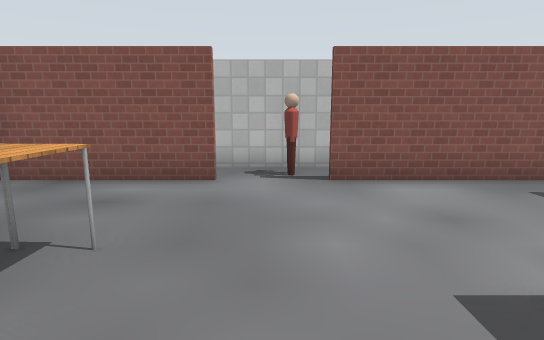
View 1 (above)

17 first-person views from a walk through a Gazebo world. The camera is 1.3 m above the floor, tilts 10° down and sees 80° across. The floor is counted in squares, 1 m on a side. Each view is taken from the middle of a square. On the plan, view 1 faces up. The plan holds only what a view shows up to about 14 squares ahead; the rest is blank. The place goes on beyond the plan. Simple patterns stand in for the simulator's built-in surfaces. Simple shapes stand in for some stock models.

View 2
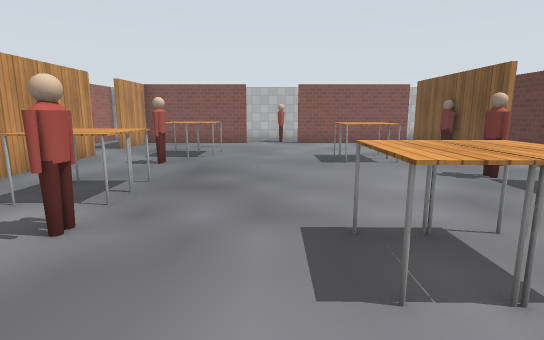

View 3
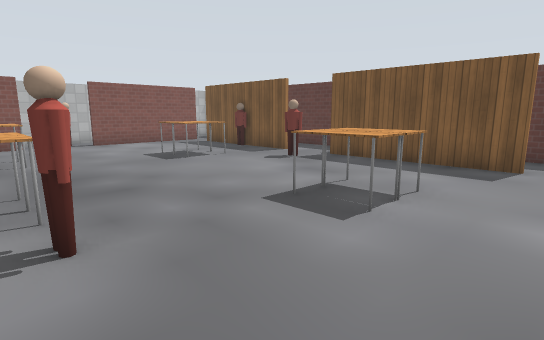

View 4
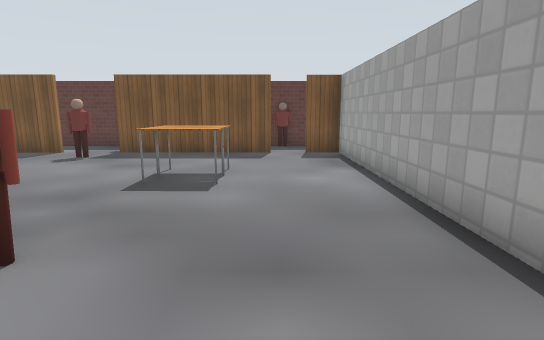

View 5
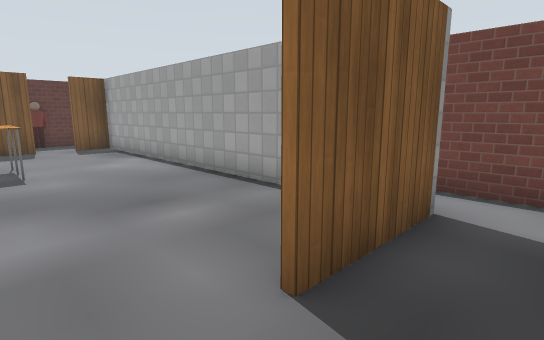

View 6
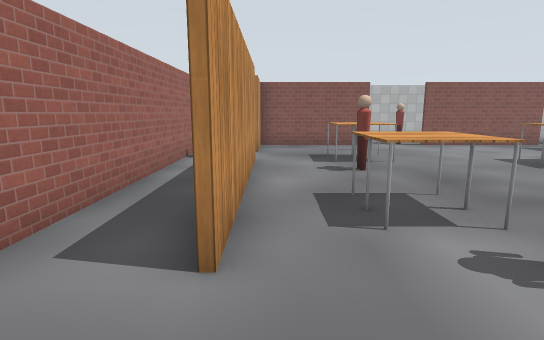

View 7
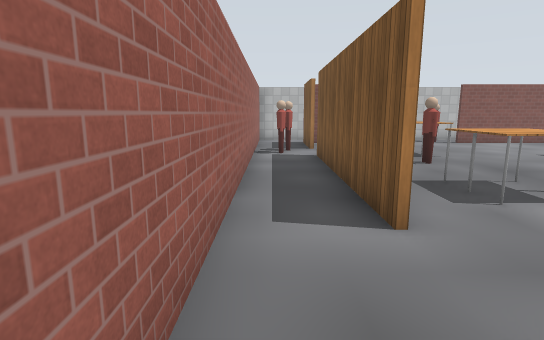

View 8
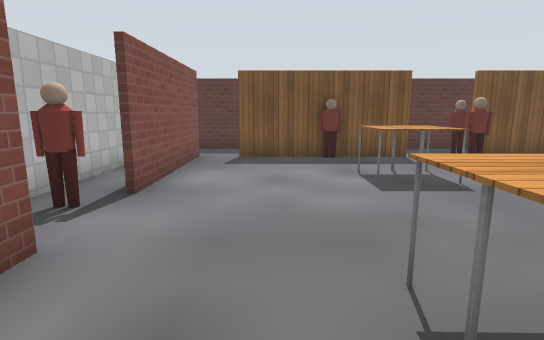

View 9
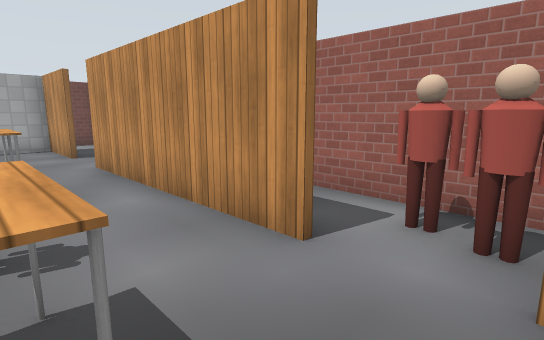

View 10
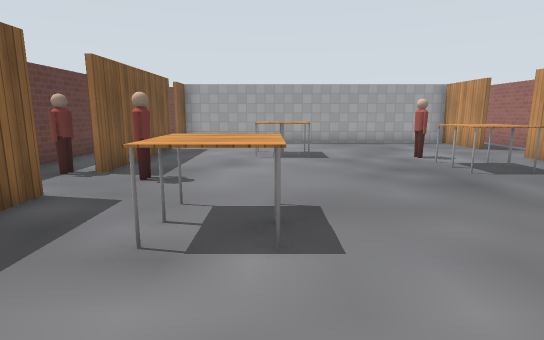

View 11
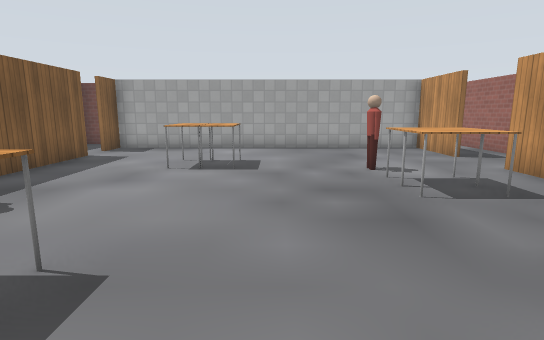

View 12
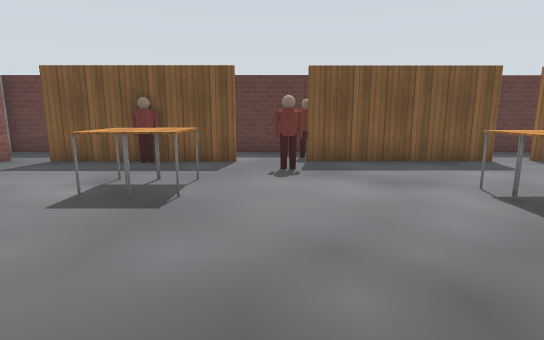

View 13
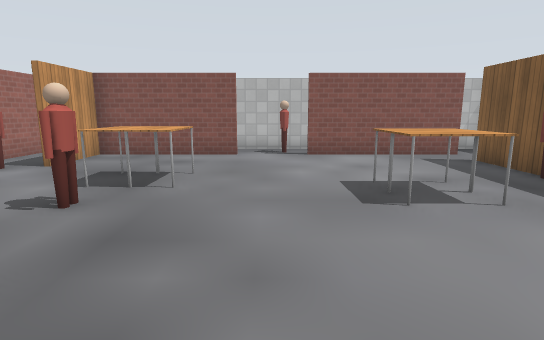

View 14
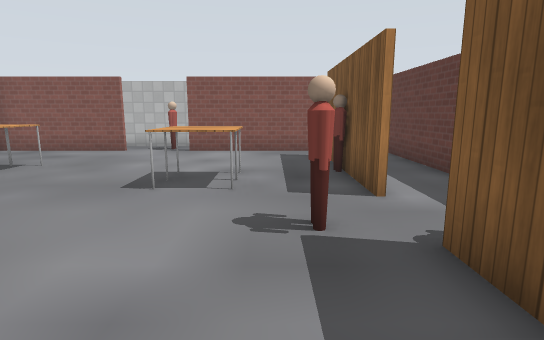

View 15
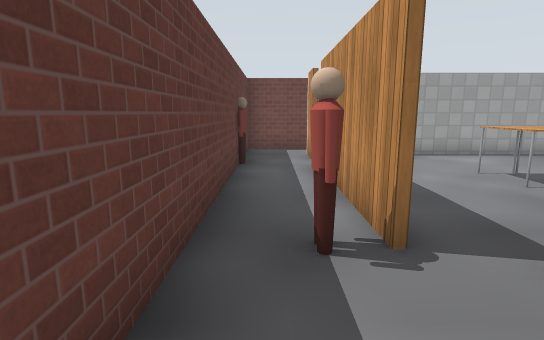

View 16
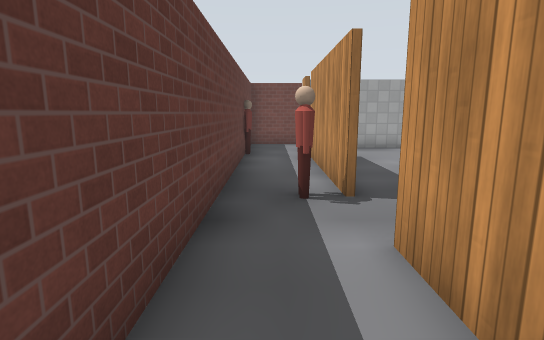

View 17
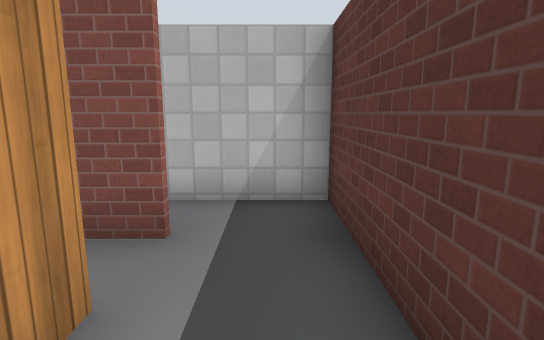

### Floor plan
Points are (right, up) in squares from view 1. A wall is a line through its corners. A room is listed if a view was taken in it or the views show most of it. See-through windows are left out.
Room 1 (views 1, 2, 3, 4, 6, 8, 9, 10, 11, 12, 13, 14)
walls: (5.7, -0.1) (5.7, 5); (-5.5, 2) (-5.5, -4.6); (-1, 6.2) (-5.5, 6.2) (-5.5, 3.8); (-5.5, -6.6) (-5.5, -9.2) (5.7, -9.2) (5.7, -8.1); (5.7, -7) (5.7, -2.4); (6, 6.2) (1.1, 6.2)
ways out: opening at (-6, -5.5) to room 2; gap at (-6, 4) to room 2; opening at (0.5, 6) to room 3; opening at (6, -1.5) to room 3; gap at (6, 5) to room 3; gap at (6, -7.5) to room 4
objects: person (-6, 3); table (-4, -3) to (-3, -3); table (-4, -2) to (-3, -2); person (-3, 0) to (-3, 1); table (-3, 2) to (-3, 3); person (-2, -5) to (-2, -4); table (-2, 2) to (-2, 3); table (1, -6) to (1, -5); table (2, -6) to (2, -5); table (2, 1) to (3, 1); table (2, 2) to (3, 2); person (5, -1); person (5, 2)
Room 2 (views 5, 7)
walls: (-5.6, -4.6) (-5.6, 2); (-5.6, -9.5) (-5.6, -6.6); (-7.3, -10.7) (-5.1, -10.7); (-5.6, 3.9) (-5.6, 6.4); (-7.6, 6.7) (-7.6, -10.1)
ways out: opening at (-6, -5.5) to room 1; gap at (-6, 4) to room 1; opening at (7, -10) to room 4
objects: person (-7, 3)
Room 3 (views 15, 16, 17)
walls: (5.8, 1.8) (5.8, -0.1); (5.8, 5) (5.8, 4.3); (5.8, -2.4) (5.8, -6.6); (7.9, -6.5) (7.8, 7.7) (-1.8, 7.7)
ways out: opening at (0.5, 6) to room 1; opening at (6, -1.5) to room 1; gap at (6, 5) to room 1; opening at (7, -6) to room 4
objects: person (0, 7); person (6, -2)
Room 4 (no view inside)
walls: (5.8, -8.1) (5.8, -9.4); (5.7, -10.7) (7.9, -10.7) (7.9, -6.5)
ways out: gap at (6, -7.5) to room 1; opening at (7, -10) to room 2; opening at (7, -6) to room 3
objects: person (8, -7)

Where each view was taken, in squares from view 1:
view 1: 0 up, 0 right, facing up
view 2: 8 down, 0 right, facing up
view 3: 8 down, 3 left, facing up-right
view 4: 7 down, 5 left, facing right
view 5: 5 down, 7 left, facing down-right
view 6: 7 down, 5 left, facing up
view 7: 8 down, 7 left, facing up
view 8: 4 up, 4 left, facing right
view 9: 4 up, 3 left, facing down-left
view 10: 5 up, 2 right, facing down
view 11: 3 up, 0 right, facing down
view 12: 1 down, 3 left, facing right
view 13: 4 down, 0 right, facing up
view 14: 5 down, 4 right, facing up
view 15: 1 up, 7 right, facing down
view 16: 3 up, 7 right, facing down
view 17: 3 up, 7 right, facing up
